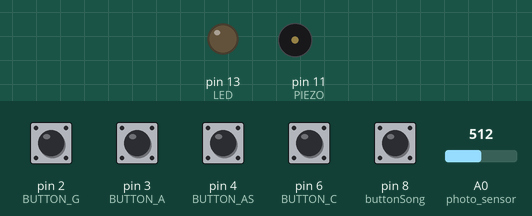
Recording of a sketch running on a simulated Arduino Uno, built with avr-gcc and run on an emulated ATmega328P. On the bench: output pins drawn as LEDs (lit = HIGH), buzzer (waves = sounding). Inputs (shaded band) come from the test bench; at power-on: pin 2 (BUTTON_G), pin 3 (BUTTON_A), pin 4 (BUTTON_AS), pin 6 (BUTTON_C), pin 8 (buttonSong) HIGH, A0 (photo_sensor) = 512. What the sketch prints to the serial monitor is not drawn.

Above: at 1.05 s.
1.3 s: A0 (photo_sensor) set to 11
At 1.5 s:
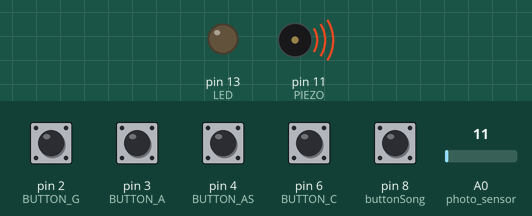
4.3 s: A0 (photo_sensor) set to 8
At 5.0 s:
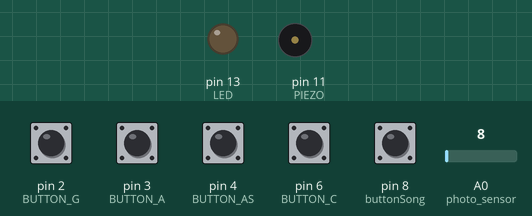
5.8 s: pin 2 (BUTTON_G) pulled LOW for 0.4 s
At 6.0 s:
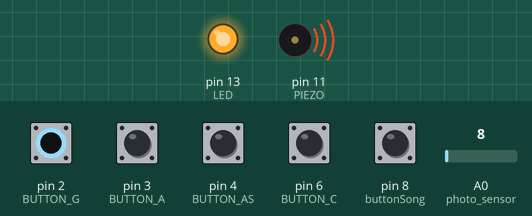
Timing chart, 0 to 8.8 s (numbered marks = the images above; inputs shaded):
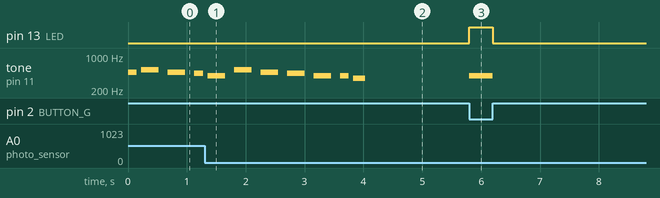

The sketch:

Muzica_la_cutie.ino
```cpp
#define ACTIVATED LOW
#define NOTE_B0  31
#define NOTE_C1  33
#define NOTE_CS1 35
#define NOTE_D1  37
#define NOTE_DS1 39
#define NOTE_E1  41
#define NOTE_F1  44
#define NOTE_FS1 46
#define NOTE_G1  49
#define NOTE_GS1 52
#define NOTE_A1  55
#define NOTE_AS1 58
#define NOTE_B1  62
#define NOTE_C2  65
#define NOTE_CS2 69
#define NOTE_D2  73
#define NOTE_DS2 78
#define NOTE_E2  82
#define NOTE_F2  87
#define NOTE_FS2 93
#define NOTE_G2  98
#define NOTE_GS2 104
#define NOTE_A2  110
#define NOTE_AS2 117
#define NOTE_B2  123
#define NOTE_C3  131
#define NOTE_CS3 139
#define NOTE_D3  147
#define NOTE_DS3 156
#define NOTE_E3  165
#define NOTE_F3  175
#define NOTE_FS3 185
#define NOTE_G3  196
#define NOTE_GS3 208
#define NOTE_A3  220
#define NOTE_AS3 233
#define NOTE_B3  247
#define NOTE_C4  262
#define NOTE_CS4 277
#define NOTE_D4  294
#define NOTE_DS4 311
#define NOTE_E4  330
#define NOTE_F4  349
#define NOTE_FS4 370
#define NOTE_G4  392
#define NOTE_GS4 415
#define NOTE_A4  440
#define NOTE_AS4 466
#define NOTE_B4  494
#define NOTE_C5  523
#define NOTE_CS5 554
#define NOTE_D5  587
#define NOTE_DS5 622
#define NOTE_E5  659
#define NOTE_F5  698
#define NOTE_FS5 740
#define NOTE_G5  784
#define NOTE_GS5 831
#define NOTE_A5  880
#define NOTE_AS5 932
#define NOTE_B5  988
#define NOTE_C6  1047
#define NOTE_CS6 1109
#define NOTE_D6  1175
#define NOTE_DS6 1245
#define NOTE_E6  1319
#define NOTE_F6  1397
#define NOTE_FS6 1480
#define NOTE_G6  1568
#define NOTE_GS6 1661
#define NOTE_A6  1760
#define NOTE_AS6 1865
#define NOTE_B6  1976
#define NOTE_C7  2093
#define NOTE_CS7 2217
#define NOTE_D7  2349
#define NOTE_DS7 2489
#define NOTE_E7  2637
#define NOTE_F7  2794
#define NOTE_FS7 2960
#define NOTE_G7  3136
#define NOTE_GS7 3322
#define NOTE_A7  3520
#define NOTE_AS7 3729
#define NOTE_B7  3951
#define NOTE_C8  4186
#define NOTE_CS8 4435
#define NOTE_D8  4699
#define NOTE_DS8 4978

const int PIEZO = 11;
const int LED = 13;

int buttonSong = 8;
const int BUTTON_C = 6;
const int BUTTON_AS = 4;
const int BUTTON_A = 3;
const int BUTTON_G = 2;
int threshold = 10;
int photo_sensor = A0;
boolean flag2;
boolean flag;
void setup()
{
  Serial.begin(9600);
  pinMode(LED, OUTPUT);
  pinMode(photo_sensor, INPUT);
  pinMode(BUTTON_C, INPUT);
  digitalWrite(BUTTON_C,HIGH);
  pinMode(BUTTON_AS, INPUT);
  digitalWrite(BUTTON_AS,HIGH);
  pinMode(BUTTON_A, INPUT);
  digitalWrite(BUTTON_A,HIGH);
  pinMode(BUTTON_G, INPUT);
  digitalWrite(BUTTON_G,HIGH);
  pinMode (buttonSong, INPUT);
  digitalWrite(buttonSong, HIGH);
 flag2 = true;
  digitalWrite(LED,LOW);
}


// notes in the melody:
int melody[] = {
NOTE_AS4, NOTE_C5, NOTE_AS4, NOTE_A4, NOTE_G4,  NOTE_C5, NOTE_AS4, NOTE_A4, NOTE_G4, NOTE_G4, NOTE_F4, 0, 0,
NOTE_DS4, NOTE_DS4, NOTE_F4, NOTE_D4, 0, 0, 0, NOTE_D4, NOTE_D4, NOTE_D4, NOTE_D4, NOTE_D5, NOTE_D5,
NOTE_G3, NOTE_AS3, NOTE_C4, NOTE_G3, NOTE_G3, NOTE_AS3, NOTE_AS4, NOTE_A4, NOTE_A4, NOTE_A4, NOTE_AS4, NOTE_AS4,
NOTE_G3, NOTE_AS3, NOTE_C4, NOTE_G3, NOTE_G3, NOTE_AS3,


NOTE_AS4, NOTE_C5, NOTE_AS4, NOTE_A4, NOTE_G4,  NOTE_C5, NOTE_AS4, NOTE_A4, NOTE_G4, NOTE_G4, NOTE_F4, 0, 0,
NOTE_DS4, NOTE_DS4, NOTE_F4, NOTE_D4, NOTE_G3, NOTE_AS3, NOTE_C4, NOTE_F3, NOTE_AS3, NOTE_A3, NOTE_F3,
NOTE_D4, NOTE_D4, NOTE_D4, NOTE_D5, NOTE_D5,
NOTE_G3, NOTE_AS3, NOTE_C4, NOTE_F3, NOTE_AS3, NOTE_G3, NOTE_AS4, NOTE_A4, NOTE_A4, NOTE_A4, NOTE_AS4, NOTE_AS4,


};

// note durations: 4 = quarter note, 8 = eighth note, etc.:
int noteDurations[] = {

4.5, 2.25, 2.25, 4.5, 2.25, 2.25, 2.25, 2.25, 2.25, 4.5, 3, 9, 4.5,
4.5, 2.25, 4.5, 2.25, 1.125, 2.25, 4.5, 4.5, 2.25, 4.5, 2.25, 4.5, 2.25,
4.5, 4.5, 4.5, 2.25, 4.5, 4.5, 4.5, 2.25, 4.5, 2.25, 4.5, 2,
4.5, 4.5, 4.5, 2.25, 4.5, 4.5,

4.5, 2.25, 2.25, 4.5, 2.25, 2.25, 2.25, 2.25, 2.25, 4.5, 3, 9, 4.5,
4.5, 2.25, 4.5, 4.5, 4.5, 4.5, 4.5, 4.5, 3, 3, 4.5,
2.25, 4.5, 2.25, 4.5, 2.25,
4.5, 4.5, 4.5, 4.5, 2.25, 4.5, 4.5, 2.25, 4.5, 2.25, 4.5, 2.25,


} ;


void loop()
{
   while(digitalRead(BUTTON_C) == ACTIVATED)
  {
    tone(PIEZO,NOTE_C5);
    digitalWrite(LED,HIGH);
  }
  while(digitalRead(BUTTON_AS) == ACTIVATED)
  {
    tone(PIEZO,NOTE_AS4);
    digitalWrite(LED,HIGH);
  }

  while(digitalRead(BUTTON_A) == ACTIVATED)
  {
    tone(PIEZO,NOTE_A4);
    digitalWrite(LED,HIGH);
  }

  while(digitalRead(BUTTON_G) == ACTIVATED)
  {
    tone(PIEZO,NOTE_G4);
    digitalWrite(LED,HIGH);
  }

  if(digitalRead(buttonSong) == ACTIVATED) {
    flag2 = true;
    noTone(PIEZO);
    digitalWrite(LED,LOW);
  }
  int sensorreading = analogRead(photo_sensor);
  Serial.println (sensorreading);
  if (sensorreading < threshold) { // if bright, play
    flag = false;
  }
  else if ((sensorreading > threshold)&& !(digitalRead(buttonSong) == ACTIVATED)) { // if dark, pause
    flag = true;
  }

  // play next step in song
  if( (flag == true) && (flag2 == true)){
       for (int thisNote=0; thisNote <85; thisNote++) {

          int noteDuration = 600 / noteDurations[thisNote];
          tone(11, melody[thisNote], noteDuration);
          int pauseBetweenNotes = noteDuration * 1.50;
          delay(pauseBetweenNotes);
          noTone(11);
          sensorreading = analogRead(photo_sensor);
          if((sensorreading < threshold) || (digitalRead(buttonSong) == ACTIVATED))
          break;


  }
   flag2 = false;
  }
   noTone(PIEZO);
  digitalWrite(LED,LOW);

}
```

Measured:
- the behaviour switches between 10 and 9 on A0 (photo_sensor) (found by bisection; images 1 and 2)
- after the input at 4.3 s, tone on pin 11 (PIEZO): stops changing and stays silent
- after the input at 5.8 s, pin 13 (LED): LOW → HIGH at once, → LOW 0.40 s later; tone on pin 11 (PIEZO): silent → 392 Hz at once, → silent 0.40 s later
- by itself, tone on pin 11 (PIEZO): plays 392 Hz for 0.30 s, 523 Hz for 0.30 s, 466 Hz for 0.30 s, 440 Hz for 0.30 s, 392 Hz for 0.30 s, 392 Hz for 0.15 s … (7 notes in this stretch)
